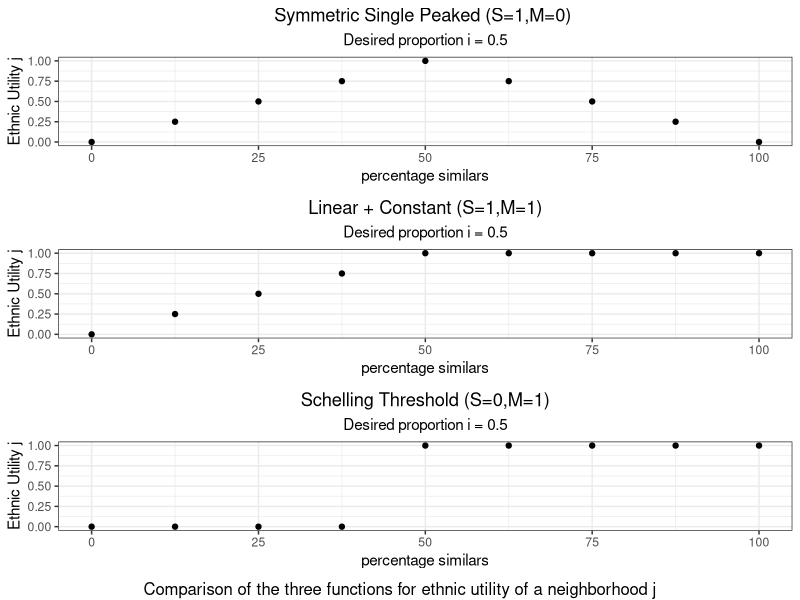
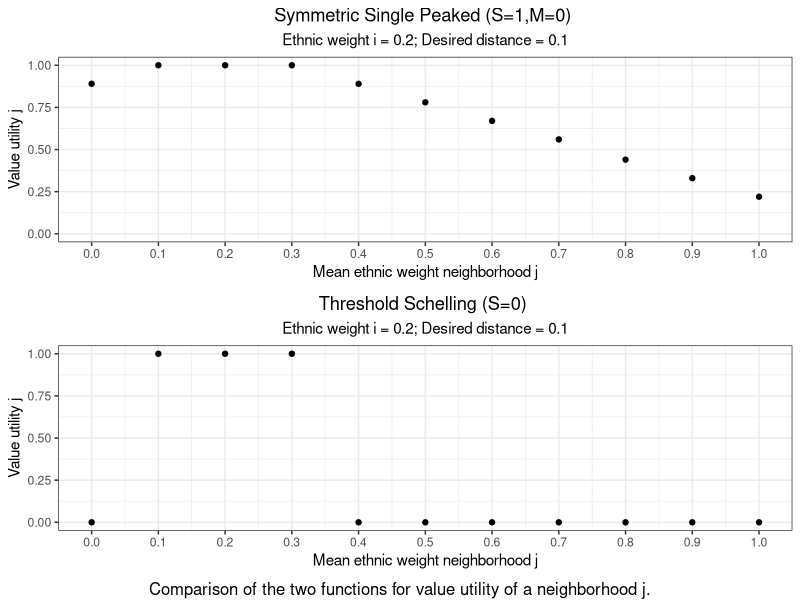
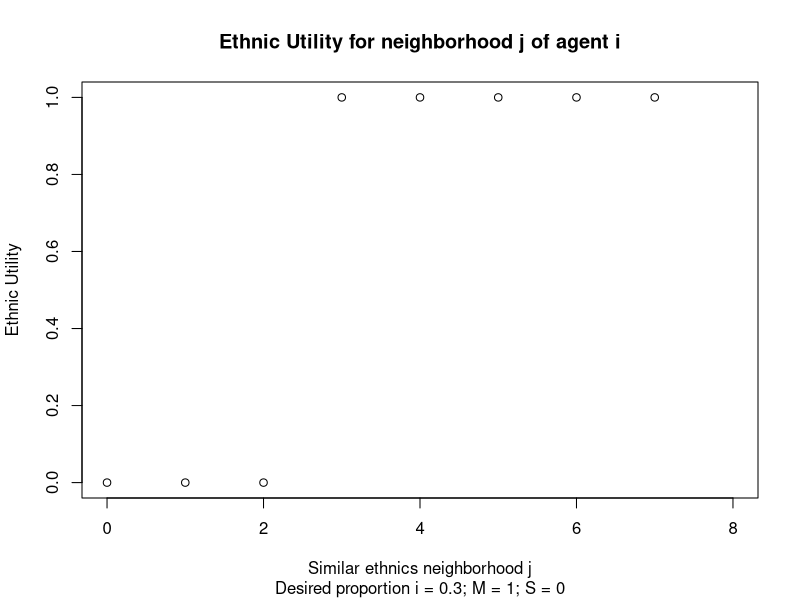
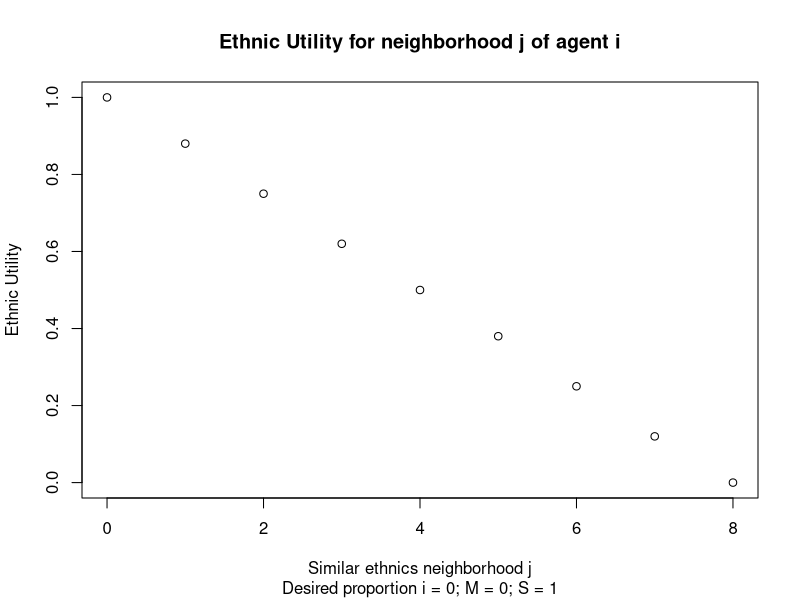
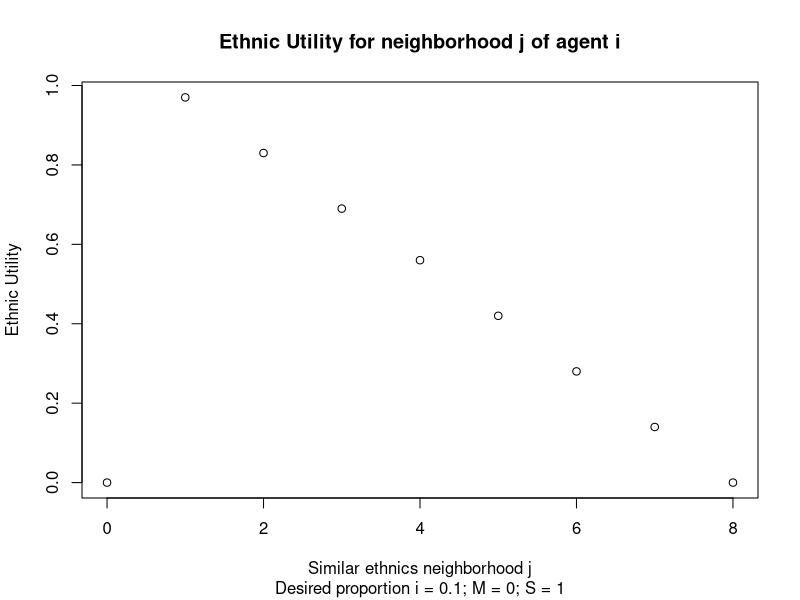
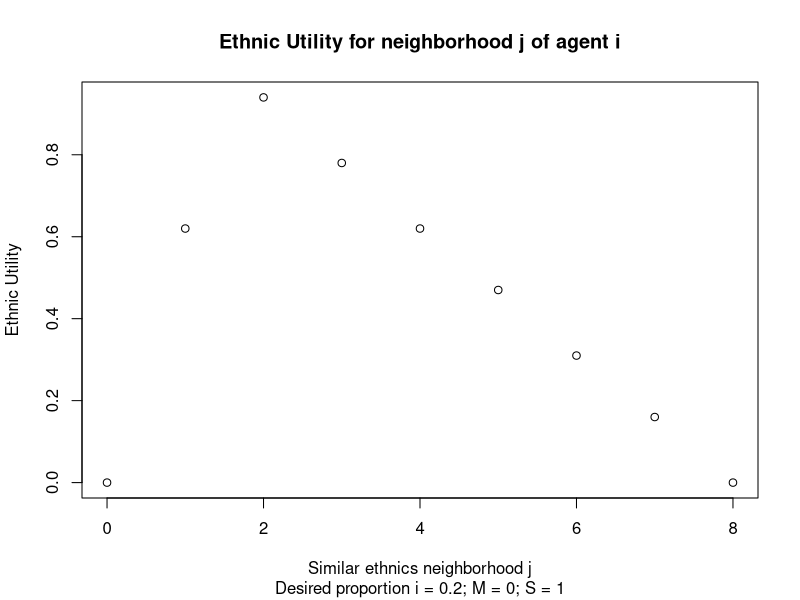
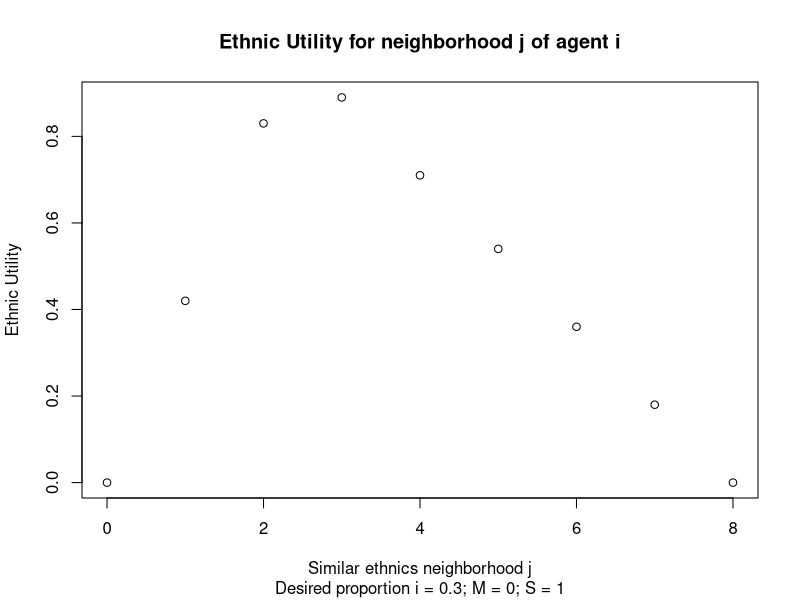
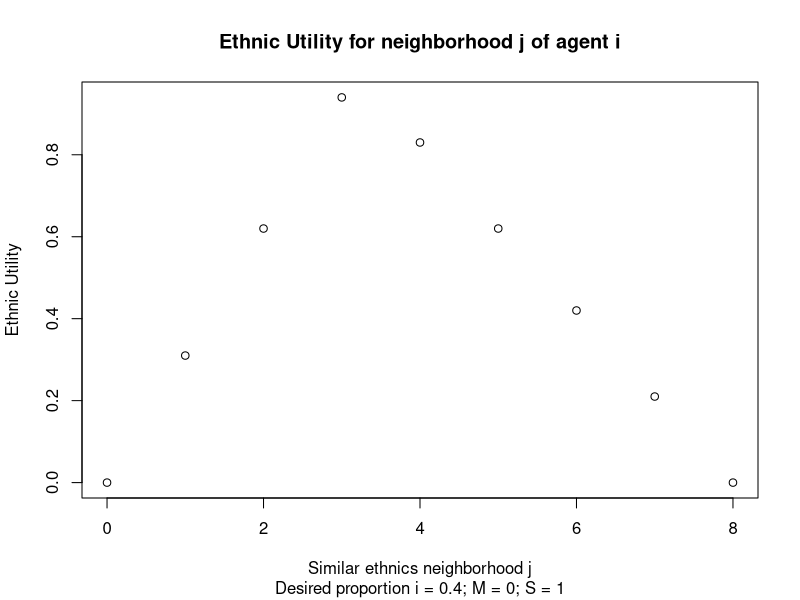

Write R code to recreate these figures, in order.
## ---- chunk 1
knitr::opts_chunk$set(echo = TRUE, fig.lp="fig:")

install.packages("tinytex", repos = "https://cloud.r-project.org" )



library(knitr)
library(Hmisc)
library(ggplot2)
library(gridExtra)
library(ggpubr)
# library(kableExtra)
library(dplyr)
library(grid)
# Here functions that are used.

# Calculation ethnic utility (for each option)
# i_e: ethnic threshold (ideal point)
# M: right-side decreasing slope
# x: number agents in neighborhood with same color
# n: total number agents in neighborhood
# S: left-side increasing slope
# Note: if (x > n){U <- NA} to show the case number of agents in neighborhood different from 8, so that utility is calculated based on this, although x-axis in graph has 8 points  (excluded from calculation)

 

 f_eth <- function(i_e,M,x,n,S){
   if (x > n){
     U <- NA}else{
   if (x < round(n*i_e,digits = 2)){
    U <- (x / round((n*i_e),digits = 2)) * S
     }else {
       U <- M + ((1- (x/n))*(1-M))/(1-i_e)   
     }
   round(U,digits = 2)
     }
 }


# Calculation value utility (for each option)

f_val <- function(e_w,ew_ng,M,i_v,S){
  if (round(abs(e_w-ew_ng), digits=2) <= i_v) {
    U <- 1
    }else{
      U <- (M + ((1-(round(abs(e_w-ew_ng), digits=2)))*(1-M))/(1-i_v)) * S
      }
  round(U,digits = 2)
  }
 

# Probability (random utility with logistic regression) to relocate

prob <- function(d_u_e,d_u_v,e_w,par_v){round(1 / (1 + exp(-(e_w*10)*(d_u_e) + (-(v_w*10)*(d_u_v)))),digits= 2)}

# install.packages("tinytex", repos = "https://cloud.r-project.org" ) if debug needed?

## ---- chunk 2

# f2 <- function(p,M,x,n,S)

i_e = 0.5
M = 0
S = 1
n = 8

f0s <- f_eth(i_e,M,0,n,S)
f1s <- f_eth(i_e,M,1,n,S)
f2s <- f_eth(i_e,M,2,n,S)
f3s <- f_eth(i_e,M,3,n,S)
f4s <- f_eth(i_e,M,4,n,S)
f5s <- f_eth(i_e,M,5,n,S)
f6s <- f_eth(i_e,M,6,n,S)
f7s <- f_eth(i_e,M,7,n,S)
f8s <- f_eth(i_e,M,8,n,S)

i_e = 0.5
M = 1
S = 1
n = 8

f0c <- f_eth(i_e,M,0,n,S)
f1c <- f_eth(i_e,M,1,n,S)
f2c <- f_eth(i_e,M,2,n,S)
f3c <- f_eth(i_e,M,3,n,S)
f4c <- f_eth(i_e,M,4,n,S)
f5c <- f_eth(i_e,M,5,n,S)
f6c <- f_eth(i_e,M,6,n,S)
f7c <- f_eth(i_e,M,7,n,S)
f8c <- f_eth(i_e,M,8,n,S)


i_e = 0.5
M = 1
S = 0
n = 8

f0t <- f_eth(i_e,M,0,n,S)
f1t <- f_eth(i_e,M,1,n,S)
f2t <- f_eth(i_e,M,2,n,S)
f3t <- f_eth(i_e,M,3,n,S)
f4t <- f_eth(i_e,M,4,n,S)
f5t <- f_eth(i_e,M,5,n,S)
f6t <- f_eth(i_e,M,6,n,S)
f7t <- f_eth(i_e,M,7,n,S)
f8t <- f_eth(i_e,M,8,n,S)

Utility_S <- c(f0s,f1s,f2s,f3s,f4s,f5s,f6s,f7s,f8s)
Utility_C <- c(f0c,f1c,f2c,f3c,f4c,f5c,f6c,f7c,f8c)
Utility_T <- c(f0t,f1t,f2t,f3t,f4t,f5t,f6t,f7t,f8t)


# name_E <- paste0("Desired proportion i = ",i_e,"; M = ",M,"; S = ",S)
# plot(num_sim_col,Utility_T, xlab = "Similar ethnics neighborhood j", ylab = "Ethnic Utility",  main = "Ethnic Utility for neighborhood j of agent i",  sub = name_E)
# report_E <- paste0("M = ",M,"; S = ",S,"; Desired proportion i = ",i_e,"; Similar ethnics neighborhood j = ", seq(0, 8, by = 1), "; Utility ij = ", Utility_T)
# print(report_E)


# func_type <- c(rep("symmetric",9),rep("constant",9),rep("threshold",9))

x_graph <- rep(seq(0, 100, by = 12.5),3)
funct_symm <- c(rep("symmetric",9),rep("constant",9),rep("threshold",9))
utility_location <- c(Utility_S,Utility_C,Utility_T)

symmetric <- data.frame(x_graph[c(0:9)],utility_location[c(0:9)],funct_symm[c(0:9)])
constant <- data.frame(x_graph[c(10:18)],utility_location[c(10:18)],funct_symm[c(10:18)])
threshold <- data.frame(x_graph[c(19:27)],utility_location[c(19:27)],funct_symm[c(19:27)])

# symmetric
# constant
# threshold

symmetric_graph <- ggplot(symmetric,aes(x_graph[c(0:9)],utility_location[c(0:9)])) 
constant_graph <- ggplot(constant,aes(x_graph[c(10:18)],utility_location[c(10:18)])) 
threshold_graph <- ggplot(threshold,aes(x_graph[c(19:27)],utility_location[c(19:27)])) 

subt_cont_e <- paste0("Desired proportion i = ",i_e)

symmetric_plot <- symmetric_graph + geom_point() + theme_bw() + labs(x = "percentage similars",y = "Ethnic Utility j") + ggtitle("Symmetric Single Peaked (S=1,M=0) ",subtitle = subt_cont_e) + theme(plot.title = element_text(hjust = 0.5), plot.subtitle = element_text(hjust = 0.5)) + scale_y_continuous(limits =  c(0.0,1.0), breaks = seq(0.0,1.0,by = 0.25))
constant_plot <- constant_graph + geom_point() + theme_bw() + labs(x = "percentage similars",y = "Ethnic Utility j") + ggtitle("Linear + Constant (S=1,M=1)",subtitle = subt_cont_e) + theme(plot.title = element_text(hjust = 0.5), plot.subtitle = element_text(hjust = 0.5)) + scale_y_continuous(limits =  c(0.0,1.0), breaks = seq(0.0,1.0,by = 0.25))
threshold_plot <- threshold_graph + geom_point() + theme_bw() + labs(x = "percentage similars",y = "Ethnic Utility j") + ggtitle("Schelling Threshold (S=0,M=1)",subtitle = subt_cont_e) + theme(plot.title = element_text(hjust = 0.5), plot.subtitle = element_text(hjust = 0.5)) + scale_y_continuous(limits =  c(0.0,1.0), breaks = seq(0.0,1.0,by = 0.25))

suppressWarnings(
grid.arrange(symmetric_plot, constant_plot,threshold_plot, bottom = "Comparison of the three functions for ethnic utility of a neighborhood j")
)

## ---- chunk 3

# f_val <- function(e_w,ew_ng,M,i_v,S)

e_w <- 0.2
e_w_ng <- seq(0.0,1.0, by = 0.1)
i_v <- 0.1
S <- 1
M <- 0

fvf0p  <- f_val(e_w,0,M,i_v,S)
fvf1p  <- f_val(e_w,0.1,M,i_v,S)
fvf2p   <- f_val(e_w,0.2,M,i_v,S)
fvf3p   <- f_val(e_w,0.3,M,i_v,S)
fvf4p   <- f_val(e_w,0.4,M,i_v,S)
fvf5p   <- f_val(e_w,0.5,M,i_v,S)
fvf6p   <- f_val(e_w,0.6,M,i_v,S)
fvf7p   <- f_val(e_w,0.7,M,i_v,S)
fvf8p   <- f_val(e_w,0.8,M,i_v,S)
fvf9p  <- f_val(e_w,0.9,M,i_v,S)
fvf10p  <- f_val(e_w,1.0,M,i_v,S)

e_w <- 0.2
e_w_ng <- seq(0.0,1.0, by = 0.1)
i_v <- 0.1
S <- 0
M <- 0 #M can be either 0 or 1, M = 0 is for declining slope, M = 1 keeps utility = 1 for values out of range, so S = 0 keeps  the threshold  with values out of the distance equal 0
# M regulates the right side of the slope, S the left side of the slope


fvf0t <- f_val(e_w,0,M,i_v,S)
fvf1t  <- f_val(e_w,0.1,M,i_v,S)
fvf2t   <- f_val(e_w,0.2,M,i_v,S)
fvf3t   <- f_val(e_w,0.3,M,i_v,S)
fvf4t   <- f_val(e_w,0.4,M,i_v,S)
fvf5t   <- f_val(e_w,0.5,M,i_v,S)
fvf6t  <- f_val(e_w,0.6,M,i_v,S)
fvf7t   <- f_val(e_w,0.7,M,i_v,S)
fvf8t   <- f_val(e_w,0.8,M,i_v,S)
fvf9t  <- f_val(e_w,0.9,M,i_v,S)
fvf10t  <- f_val(e_w,1.0,M,i_v,S)


x_graph_val <- seq(0.0,1.0, by = 0.1) #rep(seq(0.0,1.0, by = 0.1),2)
uti_val_pf <- c(fvf0p,fvf1p,fvf2p,fvf3p,fvf4p,fvf5p,fvf6p,fvf7p,fvf8p,fvf9p,fvf10p)
uti_val_th <- c(fvf0t,fvf1t,fvf2t,fvf3t,fvf4t,fvf5t,fvf6t,fvf7t,fvf8t,fvf9t,fvf10t)

symm_val <- data.frame(x_graph_val,uti_val_pf)
threshold_val <- data.frame(x_graph_val,uti_val_th)

# funct_symm_v <- c(rep("symmetric",9),rep("threshold",9))
  
symm_val_graph <- ggplot(symm_val,aes(x_graph_val,uti_val_pf))
thres_val_graph <- ggplot(threshold_val,aes(x_graph_val,uti_val_th))

subt_cont_v <- paste0("Ethnic weight i = ",e_w,"; ","Desired distance = ",i_v)

symm_val_plot <- symm_val_graph + geom_point() + theme_bw() + labs(x = "Mean ethnic weight neighborhood j",y = "Value utility j") + ggtitle(label = "Symmetric Single Peaked (S=1,M=0) ",subtitle = subt_cont_v) + theme(plot.title = element_text(hjust = 0.5), plot.subtitle = element_text(hjust = 0.5))  + scale_x_continuous(breaks = seq(0.0,1.0,by = 0.1)) + scale_y_continuous(limits =  c(0.0,1.0), breaks = seq(0.0,1.0,by = 0.25))

thres_val_plot <- thres_val_graph + geom_point() + theme_bw() + labs(x = "Mean ethnic weight neighborhood j",y = "Value utility j") + ggtitle(label = "Threshold Schelling (S=0) ",subtitle = subt_cont_v) + theme(plot.title = element_text(hjust = 0.5), plot.subtitle = element_text(hjust = 0.5))  + scale_x_continuous(breaks = seq(0.0,1.0,by = 0.1)) + scale_y_continuous(limits =  c(0.0,1.0), breaks = seq(0.0,1.0,by = 0.25))

# symm_val_plot
# thres_val_plot


suppressWarnings(
grid.arrange(symm_val_plot, thres_val_plot, bottom = "Comparison of the two functions for value utility of a neighborhood j.")
)


## ---- chunk 4


# f2 <- function(p,M,x,n,S)

i_e = 0.3
M = 1
S = 0
n = 7

f0m <- f_eth(i_e,M,0,n,S)
f1m <- f_eth(i_e,M,1,n,S)
f2m <- f_eth(i_e,M,2,n,S)
f3m <- f_eth(i_e,M,3,n,S)
f4m <- f_eth(i_e,M,4,n,S)
f5m <- f_eth(i_e,M,5,n,S)
f6m <- f_eth(i_e,M,6,n,S)
f7m <- f_eth(i_e,M,7,n,S)
f8m <- f_eth(i_e,M,8,n,S)

num_sim_col <- seq(0, 8, by = 1)
Utility_E <- c(f0m,f1m,f2m,f3m,f4m,f5m,f6m,f7m,f8m)
name_E <- paste0("Desired proportion i = ",i_e,"; M = ",M,"; S = ",S)
 
plot(num_sim_col,Utility_E, xlab = "Similar ethnics neighborhood j", ylab = "Ethnic Utility",  main = "Ethnic Utility for neighborhood j of agent i",  sub = name_E)

#report_E <- paste0("M = ",M,"; S = ",S,"; Desired proportion i = ",i_e,"; Similar ethnics neighborhood j = ", seq(0, 8, by = 1), "; Utility ij = ", Utility_E)


M. <- rep(M,9)
S. <- rep(S,9)
prop_des <- rep(i_e,9)
num_tot <- rep(n,9)
num_sim <- seq(0, 8, by = 1)

report_E <- data.frame(M.,S.,prop_des,num_tot,num_sim,Utility_E)

knitr::kable(report_E,align="c") # much better printed visualization

## ---- chunk 5


# f2 <- function(p,M,x,n,S)

#i_e = 0.5
M = 0
S = 1
n = 8

for (i_e in seq (0.0,1.0, by = 0.1)){
  
f0m <- f_eth(i_e,M,0,n,S)
f1m <- f_eth(i_e,M,1,n,S)
f2m <- f_eth(i_e,M,2,n,S)
f3m <- f_eth(i_e,M,3,n,S)
f4m <- f_eth(i_e,M,4,n,S)
f5m <- f_eth(i_e,M,5,n,S)
f6m <- f_eth(i_e,M,6,n,S)
f7m <- f_eth(i_e,M,7,n,S)
f8m <- f_eth(i_e,M,8,n,S)

num_sim_col <- seq(0, 8, by = 1)
Utility_E <- c(f0m,f1m,f2m,f3m,f4m,f5m,f6m,f7m,f8m)
name_E <- paste0("Desired proportion i = ",i_e,"; M = ",M,"; S = ",S)

plot(num_sim_col,Utility_E, xlab = "Similar ethnics neighborhood j", ylab = "Ethnic Utility",  main = "Ethnic Utility for neighborhood j of agent i",  sub = name_E)

report_E <- paste0("M = ",M,"; S = ",S,"; Desired proportion i = ",i_e,"; Similar ethnics neighborhood j = ", seq(0, 8, by = 1), "; Utility ij = ", Utility_E)




print(report_E)

}
## ---- chunk 6

i_v <- 0.1
S  <- 1
M <- 0 #different values  of M do change results, even for M < 1

for (e_w in seq (0.0,1.0, by = 0.1)){

fv0d2 <- f_val(e_w,0,M,i_v,S)
fv1d2 <- f_val(e_w,0.1,M,i_v,S)
fv2d2 <- f_val(e_w,0.2,M,i_v,S)
fv3d2 <- f_val(e_w,0.3,M,i_v,S)
fv4d2 <- f_val(e_w,0.4,M,i_v,S)
fv5d2 <- f_val(e_w,0.5,M,i_v,S)
fv6d2 <- f_val(e_w,0.6,M,i_v,S)
fv7d2 <- f_val(e_w,0.7,M,i_v,S)
fv8d2 <- f_val(e_w,0.8,M,i_v,S)
fv9d2 <- f_val(e_w,0.9,M,i_v,S)
fv10d2 <- f_val(e_w,1.0,M,i_v,S)

value_mean_neighborhood <- seq(0.0, 1.0, by = 0.1)
Utility_V <- c(fv0d2,fv1d2,fv2d2,fv3d2,fv4d2,fv5d2,fv6d2,fv7d2,fv8d2,fv9d2,fv10d2)
name_V <- paste0("Ethnic weight i = ", e_w,"; desired distance i = ",i_v,"; M = ",M,"; S = ",S)

plot(value_mean_neighborhood,Utility_V, xlab = "Mean ethnic weight neighborhood j", ylab = "Value Utility neighborhood j",  main = "Value Utility for neighborhood j of agent i",  sub = name_V)

report_v <- paste0(name_V,"; Mean ethnic weight j = ", seq(0.0, 1.0, by = 0.1), "; Utility ij = ", Utility_V)

print(report_v)

}

## ---- chunk 7

for (d_u_e in seq (-1.0,1.0, by = 0.1)){
  
e_w <- 1
v_w <- 1-e_w

# d_u_e <- -1

dis_0   <- prob(d_u_e,0.0,e_w,v_w)
dis_0.1 <- prob(d_u_e,0.1,e_w,v_w)
dis_0.2 <- prob(d_u_e,0.2,e_w,v_w)
dis_0.3 <- prob(d_u_e,0.3,e_w,v_w)
dis_0.4 <- prob(d_u_e,0.4,e_w,v_w)
dis_0.5 <- prob(d_u_e,0.5,e_w,v_w)
dis_0.6 <- prob(d_u_e,0.6,e_w,v_w)
dis_0.7 <- prob(d_u_e,0.7,e_w,v_w)
dis_0.8 <- prob(d_u_e,0.8,e_w,v_w)
dis_0.9 <- prob(d_u_e,0.9,e_w,v_w)
dis_1   <- prob(d_u_e,1.0,e_w,v_w)
dis_0.1neg <- prob(d_u_e,-0.1,e_w,v_w)
dis_0.2neg <- prob(d_u_e,-0.2,e_w,v_w)
dis_0.3neg <- prob(d_u_e,-0.3,e_w,v_w)
dis_0.4neg <- prob(d_u_e,-0.4,e_w,v_w)
dis_0.5neg <- prob(d_u_e,-0.5,e_w,v_w)
dis_0.6neg <- prob(d_u_e,-0.6,e_w,v_w)
dis_0.7neg <- prob(d_u_e,-0.7,e_w,v_w)
dis_0.8neg <- prob(d_u_e,-0.8,e_w,v_w)
dis_0.9neg <- prob(d_u_e,-0.9,e_w,v_w)
dis_1neg   <- prob(d_u_e,-1.0,e_w,v_w)
  
  value_difference <- seq(-1.0,1.0, by = 0.1)
  prob_relocation <- seq(0.0, 1.0,  by = 0.1)
  
  prob_choice <- c(dis_1neg,dis_0.9neg,dis_0.8neg,dis_0.7neg,dis_0.6neg,dis_0.5neg,dis_0.4neg,dis_0.3neg,dis_0.2neg,dis_0.1neg,dis_0,dis_0.1,dis_0.2,dis_0.3,dis_0.4,dis_0.5,dis_0.6,dis_0.7,dis_0.8,dis_0.9,dis_1)
  
  name_diff <- paste0("Note: "," Ethnic parameter = ", e_w*10," ;"," Value parameter = ", v_w*10, 
                      "\r\n Utility Difference -1 = MIN Utility Alternative, 1 = MAX Utility Alternative")
  
  name_diff_title <-paste0("Probability to move to alternative","\r\n Difference Ethnic Utility (Alternative - Current) = ", d_u_e)
  
plot(value_difference,prob_choice, xlab = "x-axis: Difference Value Utility (Alternative - Current) \r\n",ylab = "probability", main = name_diff_title, sub = name_diff,ylim = c(0,1), yaxt = 'n')
axis(2,at=seq(0.0, 1.0, by = 0.25))

}


## ---- chunk 8

prob <- function(d_u_e,d_u_v,par_e,par_v){round(1 / (1 + exp(-par_e*(d_u_e) + (-par_v*(d_u_v)))),digits= 2)}

for (d_u_e in seq (-1.0,1.0, by = 0.1)){
  
par_e <- 10
par_v <- 10 - par_e

# d_u_e <- -1

  dis_0p   <- prob(d_u_e,0.0,par_e,par_v)
dis_0.1p <- prob(d_u_e,0.1,par_e,par_v)
dis_0.2p <- prob(d_u_e,0.2,par_e,par_v)
dis_0.3p <- prob(d_u_e,0.3,par_e,par_v)
dis_0.4p <- prob(d_u_e,0.4,par_e,par_v)
dis_0.5p <- prob(d_u_e,0.5,par_e,par_v)
dis_0.6p <- prob(d_u_e,0.6,par_e,par_v)
dis_0.7p <- prob(d_u_e,0.7,par_e,par_v)
dis_0.8p <- prob(d_u_e,0.8,par_e,par_v)
dis_0.9p <- prob(d_u_e,0.9,par_e,par_v)
dis_1p  <- prob(d_u_e,1.0,par_e,par_v)
dis_0.1negp <- prob(d_u_e,-0.1,par_e,par_v)
dis_0.2negp <- prob(d_u_e,-0.2,par_e,par_v)
dis_0.3negp <- prob(d_u_e,-0.3,par_e,par_v)
dis_0.4negp <- prob(d_u_e,-0.4,par_e,par_v)
dis_0.5negp <- prob(d_u_e,-0.5,par_e,par_v)
dis_0.6negp <- prob(d_u_e,-0.6,par_e,par_v)
dis_0.7negp <- prob(d_u_e,-0.7,par_e,par_v)
dis_0.8negp <- prob(d_u_e,-0.8,par_e,par_v)
dis_0.9negp <- prob(d_u_e,-0.9,par_e,par_v)
dis_1negp   <- prob(d_u_e,-1.0,par_e,par_v)
  
  value_difference <- seq(-1.0,1.0, by = 0.1)
  prob_relocation <- seq(0.0, 1.0,  by = 0.1)
  
  prob_choicep <- c(dis_1negp,dis_0.9negp,dis_0.8negp,dis_0.7negp,dis_0.6negp,dis_0.5negp,dis_0.4negp,dis_0.3negp,dis_0.2negp,dis_0.1negp,dis_0p,dis_0.1p,dis_0.2p,dis_0.3p,dis_0.4p,dis_0.5p,dis_0.6p,dis_0.7p,dis_0.8p,dis_0.9p,dis_1p)
  
  name_diff <- paste0("Note: "," Ethnic parameter = ", par_e," ;"," Value parameter = ", par_v, 
                      "\r\n Utility Difference -1 = MIN Utility Alternative, 1 = MAX Utility Alternative")
  
  name_diff_title <-paste0("Probability to move to alternative","\r\n Difference Ethnic Utility (Alternative - Current) = ", d_u_e)
  
plot(value_difference,prob_choicep, xlab = "x-axis: Difference Value Utility (Alternative - Current) \r\n",ylab = "probability", main = name_diff_title, sub = name_diff,ylim = c(0,1), yaxt = 'n')
axis(2,at=seq(0.0, 1.0, by = 0.25))

}


## ---- chunk 9

# f0t6 <- f(0.5,0.6,0,6)
# f1t6 <- f(0.5,0.6,1,6)
# f2t6<- f(0.5,0.6,2,6)
# f3t6 <- f(0.5,0.6,3,6)
# f4t6 <- f(0.5,0.6,4,6)
# f5t6 <- f(0.5,0.6,5,6)
# f6t6 <- f(0.5,0.6,6,6)

# utilityt6 <- c(f0t6,f1t6,f2t6,f3t6,f4t6,f5t6,f6t6)
# concentrationt6 <- c(0:6)


# print(utilityt8)
# plot(concentrationt6,utilityt6)

## ---- chunk 10



# f0m <- f(0.5,1,0,8)
# f1m <- f(0.5,1,1,8)
# f2m <- f(0.5,1,2,8)
# f3m <- f(0.5,1,3,8)
# f4m <- f(0.5,1,4,8)
# f5m <- f(0.5,1,5,8)
# f6m <- f(0.5,1,6,8)
# f7m <- f(0.5,1,7,8)
# f8m <- f(0.5,1,8,8)

# utility_Moore <- c(f0m,f1m,f2m,f3m,f4m,f5m,f6m,f7m,f8m)
# concentrationm <- c(0:8)


# print(utilitym)
# plot(concentrationm,utility_Moore)
## ---- chunk 11



# f0m <- f(0.5,0,0,8)
# f1m <- f(0.5,0,1,8)
# f2m <- f(0.5,0,2,8)
# f3m <- f(0.5,0,3,8)
# f4m <- f(0.5,0,4,8)
# f5m <- f(0.5,0,5,8)
# f6m <- f(0.5,0,6,8)
# f7m <- f(0.5,0,7,8)
# f8m <- f(0.5,0,8,8)

# utility_Moore <- c(f0m,f1m,f2m,f3m,f4m,f5m,f6m,f7m,f8m)
# concentrationm <- c(0:8)


# print(utilitym)
# plot(concentrationm,utility_Moore)
## ---- chunk 12


x_graph_overlap <- rep(seq(0, 100, by = 12.5),4)

S_0 <- c(0,0,0,0,0,NA,NA,NA,NA)
M_1 <- c(NA,NA,NA,NA,1,1,1,1,1)
S_1 <- c(0,0.25,0.5,0.75,1,NA,NA,NA,NA)
M_0 <- c(NA,NA,NA,NA,1,0.75,0.5,0.25,0)

funct_overlap <- c(rep("S = 0",9),rep("M = 1",9),rep("S = 1",9),rep("M = 0",9))
utility_overlap <- c(S_0,M_1,S_1,M_0)

overlap <- data.frame(x_graph_overlap,utility_overlap,funct_overlap)


# overlap

graph_overlap <- ggplot(overlap,aes(x_graph_overlap,utility_overlap))

suppressWarnings(print(
graph_overlap + geom_line(aes(colour = funct_overlap)) + scale_color_manual(values = c("red","forestgreen","black","purple"),name = "Parameters Setting") + theme_bw() + labs(x = "percentage similars",y = "utility for location")
))
